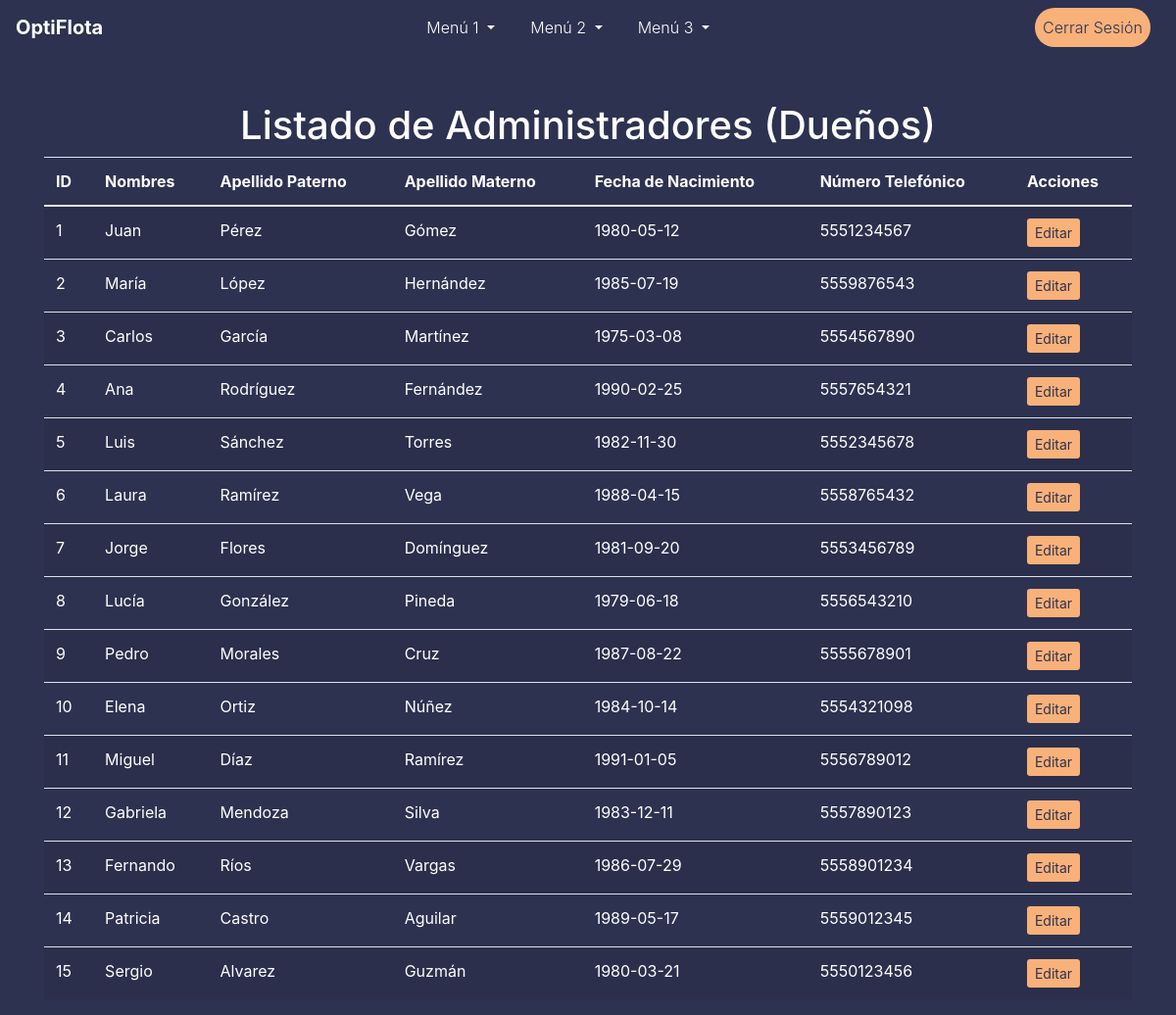
The app's page /admin/list_accionistas (signed in), older data.
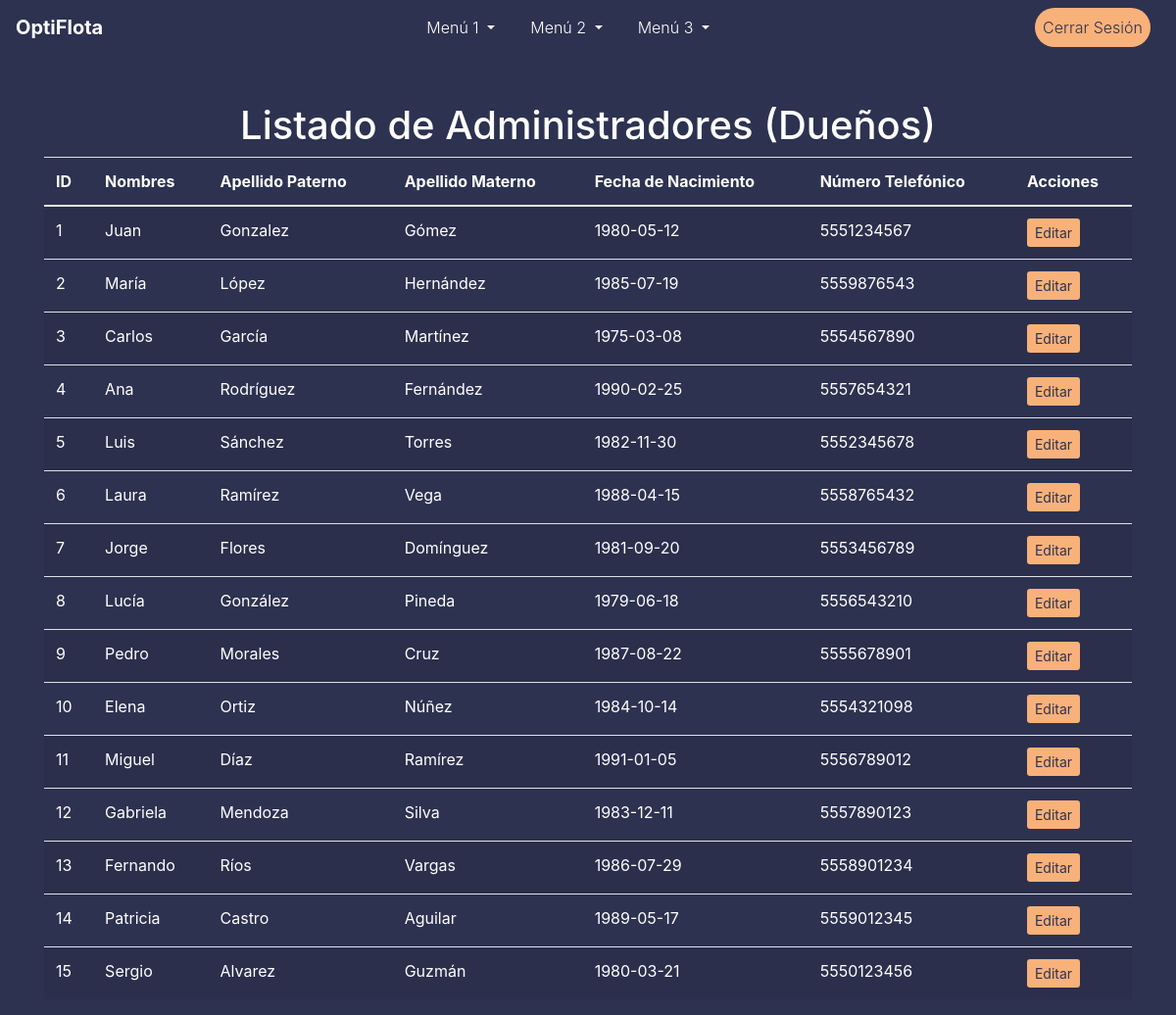
The same page, newer data.
### models.py (models this page shows)
class Accionista(db.Model):
    id = db.Column(db.Integer, primary_key=True)
    nombres = db.Column(db.String(50), nullable=False)
    apellido_paterno = db.Column(db.String(50), nullable=False)
    apellido_materno = db.Column(db.String(50), nullable=False)
    fecha_nacimiento = db.Column(db.Date, nullable=False)
    numero_telefonico = db.Column(db.String(20), nullable=False)

### routes/admin_routes.py (the view)
@admin_routes_bp.route('/list_accionistas')
@login_required
def list_accionistas():
    accionistas = Accionista.query.all()
    return render_template('list_accionistas.html', accionistas=accionistas)

### app.py (called while the page is built)
@login_manager.user_loader
def load_user(user_id):
    return User.query.get(int(user_id))

### templates/list_accionistas.html (shortened to what this page needs)
{% extends "topmenu_template.html" %}
{% block content %}
<div class="container mt-5">
    <h1 class="text-center">Listado de Administradores (Dueños)</h1>
    <table class="table table-striped text-white">
        <thead>
            <tr>
                <th>ID</th>
                <th>Nombres</th>
                <th>Apellido Paterno</th>
                <th>Apellido Materno</th>
                <th>Fecha de Nacimiento</th>
                <th>Número Telefónico</th>
                <th>Acciones</th>
            </tr>
        </thead>
        <tbody>
            {% for admin in accionistas %}
                <tr>
                    <td>{{ admin.id }}</td>
                    <td>{{ admin.nombres }}</td>
                    <td>{{ admin.apellido_paterno }}</td>
                    <td>{{ admin.apellido_materno }}</td>
                    <td>{{ admin.fecha_nacimiento }}</td>
                    <td>{{ admin.numero_telefonico }}</td>
                    <td>
                        <a href="{{ url_for('edit_owner_bp.edit_owner', owner_id=admin.id) }}" class="btn btn-sm btn-primary">Editar</a>
                    </td>
                </tr>
            {% endfor %}
        </tbody>
    </table>
</div>
{% endblock %}

Row changes from the older to the newer data that the page shows:
changed Accionista "Juan": apellido_paterno "Pérez" → "Gonzalez"
